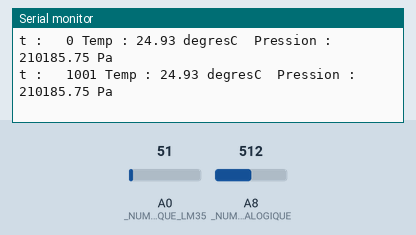
Recording of a sketch running on a simulated Arduino Mega 2560, built with avr-gcc and run on an emulated ATmega2560. Parts: the last lines printed to the serial monitor. The test bench sets the inputs (shaded band); at power-on: A0 (_NUMER0_BROCHE_ANALOGIQUE_LM35) = 51, A8 (_NUMER0_BROCHE_ANALOGIQUE) = 512.

Above: at 1.8 s.
1.9 s: A0 (_NUMER0_BROCHE_ANALOGIQUE_LM35) set to 61
At 2.8 s:
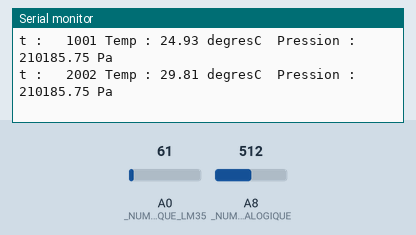
3.4 s: A8 (_NUMER0_BROCHE_ANALOGIQUE) set to 716
At 4.6 s:
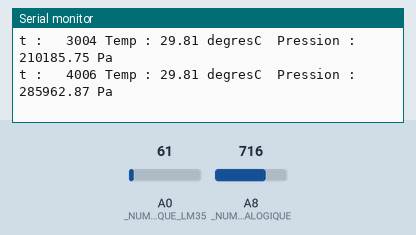
4.9 s: A0 (_NUMER0_BROCHE_ANALOGIQUE_LM35) set to 71
At 5.4 s:
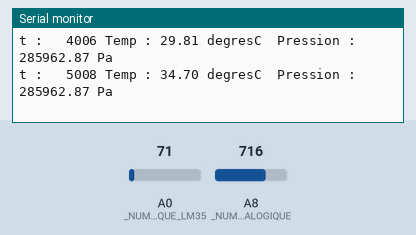
6.4 s: A8 (_NUMER0_BROCHE_ANALOGIQUE) set to 900
At 7.8 s:
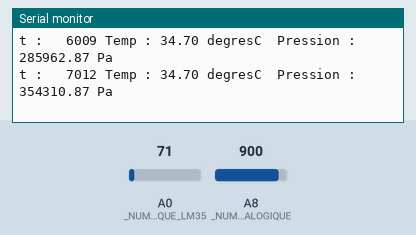
Timing chart, 0 to 8.9 s (numbered marks = the images above; inputs shaded):
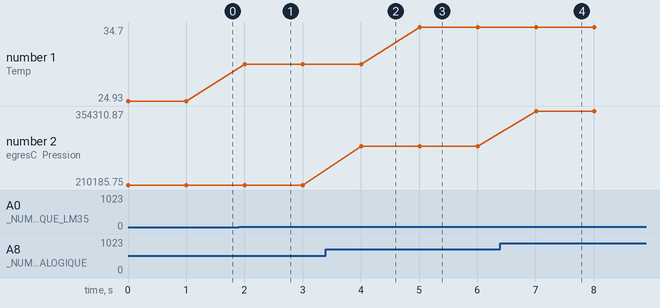

The sketch:

Pvap_LM35.ino
```cpp
// Programme pour mesures température et pression
// Ce capteur mesure la température de -40 à 200 °C
// On utilise un capteur de pression Eurosmart et un capteur de température LM35

//Définition des broches analogiques utilisées par le capteur.
#define _NUMER0_BROCHE_ANALOGIQUE_LM35 A0 //Broche analogique utilisée par le capteur pour la mesure du courant. (Dépend de la localisation du capteur sur la carte EDUCA DUINO Lab).
#define _NUMER0_BROCHE_ANALOGIQUE A8          //Broche analogique utilisée par le capteur pression. (Dépend de la localisation du capteur sur la carte EDUCA DUINO Lab).

 long temps;

//==================================================================================================
// Converti la valeur numérique en une valeur de tension.
// Le Convertisseur Analogique Numérique converti la tension sur 10bits.
// Pour une tension de 0V la valeur numérique est 0.
// Pour une tension de 5V la valeur numérique est 1023.
//==================================================================================================
float ConvertiValeurMesureAnalogiqueEnTension(int _valeurNumerique)
{
// La fonction de conversion valeur numérique/tension est de la forme tension = a * valeurNumerique.
const int   _VALEUR_NUMERIQUE_MIN= 0;
const float _VALEUR_TENSION_MIN  = 0.0;
const int   _VALEUR_NUMERIQUE_MAX= 1023;   // convertisseur 10bits
const float _VALEUR_TENSION_MAX  = 5.0;
  //calcul du coefficient directeur
  float a = (_VALEUR_TENSION_MAX-_VALEUR_TENSION_MIN)/(_VALEUR_NUMERIQUE_MAX-_VALEUR_NUMERIQUE_MIN);
  //calcul de la tension
  float tension_V= a * _valeurNumerique;
  return(tension_V);
}


//==================================================================================================
// Convertit la valeur de la tension aux bornes de la LM35 en température en °C
//==================================================================================================
float ConvertiTensionEnTemperature(float tension)
{

  float temperature = tension*100;

  return(temperature);
}


//==================================================================================================
// Procédure d'initialisation des périphériques
//==================================================================================================
void setup() {
  // Initialisation de la communication série avec le terminal à 9600 baud.
  Serial.begin(9600);
  temps = millis();
}


//==================================================================================================
// Convertit la valeur de tension en une valeur de pression.
// On mesure une tension de 0V pour une pression de  200hPa.
// On mesure une tension de 5V pour une pression de 4000hPa.
//==================================================================================================
float ConvertiTensionEnPression(float _tension)
{
// La fonction de conversion tension vers pression est de la forme pression = a * tension +b.
const float _VALEUR_PRESSION_MIN= 200.0;
const float _VALEUR_TENSION_MIN = 0.0;
const float _VALEUR_PRESSION_MAX= 4000.0; //
const float _VALEUR_TENSION_MAX = 5.0;
  // calcul du coefficient directeur
  float a = (_VALEUR_PRESSION_MAX-_VALEUR_PRESSION_MIN)/(_VALEUR_TENSION_MAX-_VALEUR_TENSION_MIN);
  // calcul du coefficient décalage à l'origine.
  float b = _VALEUR_PRESSION_MAX - a * _VALEUR_TENSION_MAX;
  //calcul de la pression
  float pression_Pa= (a * _tension) + b; // Pression en hecto Pascal.
  pression_Pa = pression_Pa * 100;       // Pression en Pascal
  return(pression_Pa);
}

//==================================================================================================
// Boucle principale Arduino.
//==================================================================================================
void loop() {
 temps = millis();
  // Lecture de la valeur tension du capteur sur l'entrée analogique _NUMER0_BROCHE_ANALOGIQUE_TENSION.
  // La valeur mesurée par le Convertisseur Analogique Numérique prend pour valeur 0 pour une tension de 0V et 1023 pour une tension de 5V.
  int valeurNumeriqueTension = analogRead(_NUMER0_BROCHE_ANALOGIQUE_LM35);
  // Conversion de la valeur numerique en tension.
  float tension_T_V   = ConvertiValeurMesureAnalogiqueEnTension(valeurNumeriqueTension);


  //Appel de la méthode de la libraire pour la conversion de la résistance en température.
  float temperature_degreC= ConvertiTensionEnTemperature(tension_T_V);

  //Affichage des résultats
  Serial.print("t : ");
  Serial.print("\t");
  Serial.print(temps);

  Serial.print(" Temp : ");    // Transmission de la chaine " Température:"
  Serial.print(temperature_degreC); // Transmission de la temperature en °C
  Serial.print(" degresC ");              // Transmission de l'unité.


  // Lecture de la valeur du capteur sur l'entree analogique.
  // La valeur mesurée par le Convertisseur Analogique Numérique prend pour valeur 0 pour une tension de 0V et 1023 pour une tension de 5V.
  int valeurNumerique = analogRead(_NUMER0_BROCHE_ANALOGIQUE);

  float tension_P_V   = ConvertiValeurMesureAnalogiqueEnTension(valeurNumerique);

  float pression_Pa = ConvertiTensionEnPression(tension_P_V);

  //Affichage des résultats


  Serial.print(" Pression : ");         // Transmission de la chaine " Pression:"
  Serial.print(pression_Pa);          // Transmission de la pression absolue calculée.
  Serial.println(" Pa");


  delay(1000);                      // Délai en ms d'1s pour faciliter la visualisation.
}
```

Measured:
- after the input at 1.9 s, the serial monitor: prints a new line after 0.10 s (image 1)
- after the input at 3.4 s, the serial monitor: prints a new line after 0.61 s (image 2)
- after the input at 4.9 s, the serial monitor: prints a new line after 0.11 s (image 3)
- after the input at 6.4 s, the serial monitor: prints a new line after 0.61 s (image 4)
- plotted number 1: 24.93 → 29.81 after the input at 1.9 s, 29.81 → 34.7 after the input at 4.9 s
- plotted number 2: 210185.75 → 285962.87 after the input at 3.4 s, 285962.87 → 354310.87 after the input at 6.4 s
